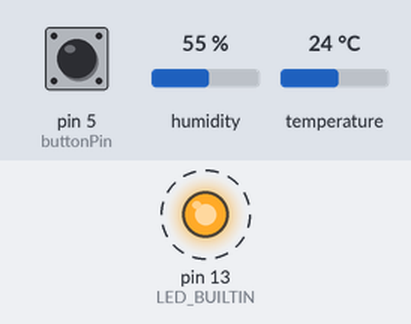
Bench run of a sketch on a simulated Arduino Uno, built for the host (arithmetic inside an expression is 32-bit, double 64-bit). On the bench: output pins drawn as LEDs (lit = HIGH). Dashed ring = blinking. Inputs (shaded band) come from the test bench; at power-on: pin 5 (buttonPin) LOW, humidity 55 %, temperature 24 °C. What the sketch prints to the serial monitor is not drawn.

Above: at 4.8 s.
4.9 s: pin 5 (buttonPin) pulled HIGH for 2.6 s
Timing chart, 0 to 15.0 s (numbered marks = the images above; inputs shaded):
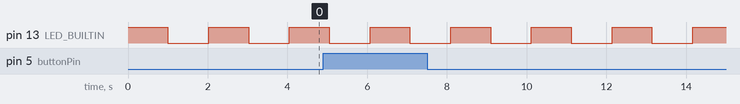

Measured:
- by itself, pin 13 (LED_BUILTIN): alternates HIGH for 1.0 s and LOW for 1.0 s

The sketch:

HardwareTest.ino
```cpp
// Arduino IoT Workshop
// Hardware Test
//
// Run this sketch to test that your hardware is wired correctly.
// This blinks the LED, prints the temperature, humidity,
// and button state to the serial console.

// Adafruit DHT Sensor Library https://github.com/adafruit/DHT-sensor-library
// Adafruit Unified Sensor Library https://github.com/adafruit/Adafruit_Sensor

const int buttonPin = 5;

#include <DHT.h>
#define DHTTYPE DHT11
#define DHTPIN  2
DHT dht(DHTPIN, DHTTYPE);

void setup() {
  // initialize the serial output
  Serial.begin(9600);

  // initialize temperature sensor
  dht.begin();

  // initialize digital pin LED_BUILTIN as an output.
  pinMode(LED_BUILTIN, OUTPUT);

  // initialize the pushbutton pin as an input:
  pinMode(buttonPin, INPUT_PULLDOWN);

  // turn the LED on
  digitalWrite(LED_BUILTIN, HIGH);

  // wait for the serial connection from the computer
  while (!Serial) {
  }

  Serial.println("IoT Workshop MKR 1010 Hardware Test");

}

void loop() {

  // turn LED on
  digitalWrite(LED_BUILTIN, HIGH);
  // wait 1 second
  delay(1000);

  // turn LED off
  digitalWrite(LED_BUILTIN, LOW);
  // wait one second
  delay(1000);

  // read temperature and humidity
  float temperature = dht.readTemperature(true);
  float humidity = dht.readHumidity();

  // print sensor data to the serial console
  Serial.print(temperature);
  Serial.print("°F ");
  Serial.print(humidity);
  Serial.println("% RH");

  int buttonState = digitalRead(buttonPin);
  if (buttonState == HIGH) {
    Serial.println("Button is pressed.");
  } else {
    Serial.println("Button is released.");
  }

  Serial.println();

}
```
